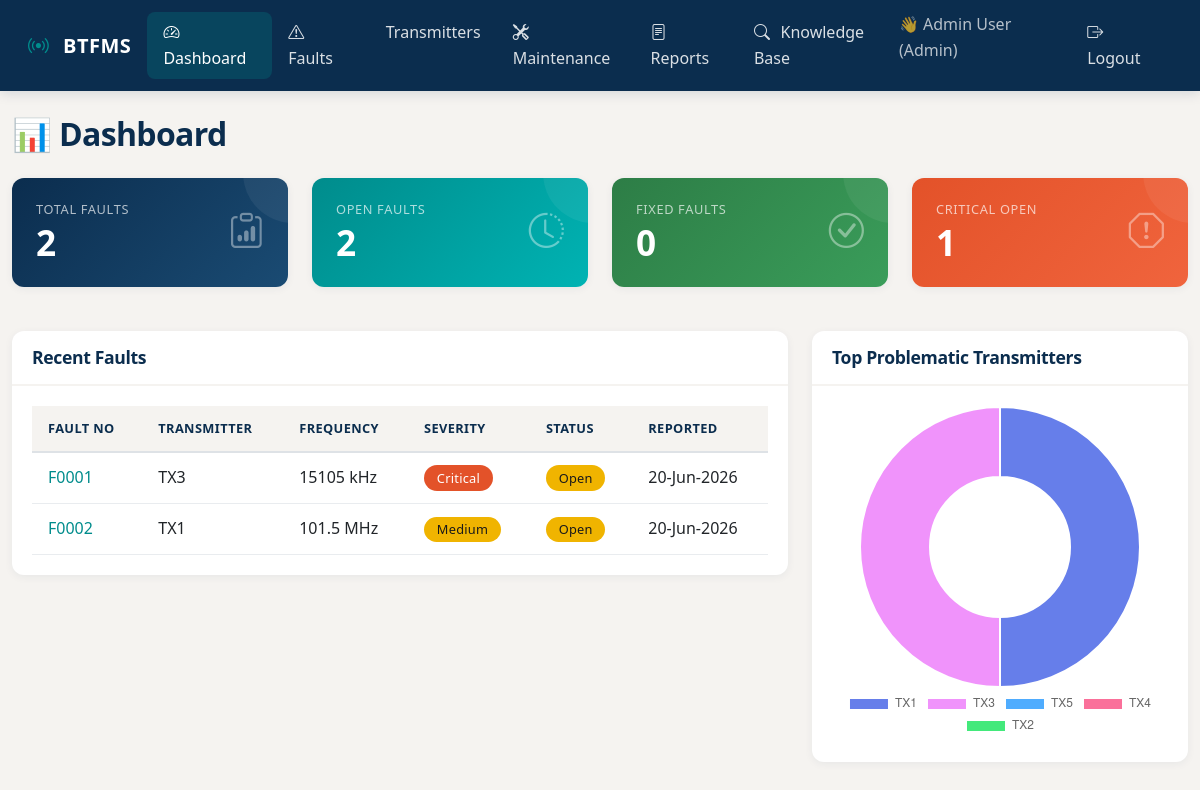
/dashboard.php (signed in), run on the app's committed database.
### tables this page shows
CREATE TABLE faults (
    id INT AUTO_INCREMENT PRIMARY KEY,
    fault_no VARCHAR(20) UNIQUE NOT NULL,
    transmitter_id INT,
    program_name VARCHAR(100),
    frequency VARCHAR(50),
    fault_description TEXT NOT NULL,
    severity ENUM('Low','Medium','Critical') DEFAULT 'Medium',
    reported_by INT,
    date_reported DATETIME DEFAULT CURRENT_TIMESTAMP,
    status ENUM('Open','In Progress','Fixed','Closed') DEFAULT 'Open',
    FOREIGN KEY (transmitter_id) REFERENCES transmitters(id) ON DELETE SET NULL,
    FOREIGN KEY (reported_by) REFERENCES users(id) ON DELETE SET NULL
);

CREATE TABLE transmitters (
    id INT AUTO_INCREMENT PRIMARY KEY,
    transmitter_name VARCHAR(50) NOT NULL,
    frequency VARCHAR(50),
    location VARCHAR(100),
    manufacturer VARCHAR(100),
    power_rating VARCHAR(50),
    status ENUM('Operational','Maintenance','Offline','Faulty') DEFAULT 'Operational',
    created_at TIMESTAMP DEFAULT CURRENT_TIMESTAMP
);

### dashboard.php (the view, shortened to what this page needs)
<?php
require_once 'config/db.php';
$stats = [];
$stmt = $pdo->query("SELECT COUNT(*) as count FROM faults");
$stats['total_faults'] = $stmt->fetch()['count'];
$stmt = $pdo->query("SELECT COUNT(*) as count FROM faults WHERE status IN ('Open', 'In Progress')");
$stats['open_faults'] = $stmt->fetch()['count'];
$stmt = $pdo->query("SELECT COUNT(*) as count FROM faults WHERE status = 'Fixed'");
$stats['fixed_faults'] = $stmt->fetch()['count'];
$stmt = $pdo->query("SELECT COUNT(*) as count FROM faults WHERE severity = 'Critical' AND status IN ('Open', 'In Progress')");
$stats['critical_faults'] = $stmt->fetch()['count'];
$stmt = $pdo->query("
    SELECT t.transmitter_name, COUNT(f.id) as count
    FROM transmitters t
    LEFT JOIN faults f ON t.id = f.transmitter_id
    GROUP BY t.id
    ORDER BY count DESC
    LIMIT 5
");
$transmitter_faults = $stmt->fetchAll();
$stmt = $pdo->query("
    SELECT f.*, t.transmitter_name, u.fullname as reported_by_name
    FROM faults f
    LEFT JOIN transmitters t ON f.transmitter_id = t.id
    LEFT JOIN users u ON f.reported_by = u.id
    ORDER BY f.date_reported DESC
    LIMIT 10
");
$recent_faults = $stmt->fetchAll();
?>
<!DOCTYPE html>
<html lang="en">
<head>
    <link href="https://cdn.jsdelivr.net/npm/bootstrap@5.3.0/dist/css/bootstrap.min.css" rel="stylesheet">
    <link rel="stylesheet" href="https://cdn.jsdelivr.net/npm/bootstrap-icons@1.10.0/font/bootstrap-icons.css">
    <link rel="stylesheet" href="assets/css/twr-theme.css">
</head>
<body>
    <nav class="navbar navbar-expand-lg navbar-dark bg-dark">
        <div class="container-fluid">
            <a class="navbar-brand" href="dashboard.php">
                <i class="bi bi-broadcast"></i> BTFMS
            </a>
            <div class="collapse navbar-collapse" id="navbarNav">
                <ul class="navbar-nav me-auto">
                    <li class="nav-item"><a class="nav-link active" href="dashboard.php"><i class="bi bi-speedometer2"></i> Dashboard</a></li>
                    <li class="nav-item"><a class="nav-link" href="faults/list.php"><i class="bi bi-exclamation-triangle"></i> Faults</a></li>
                    <li class="nav-item"><a class="nav-link" href="transmitters/list.php"><i class="bi bi-radio"></i> Transmitters</a></li>
                    <li class="nav-item"><a class="nav-link" href="maintenance/list.php"><i class="bi bi-tools"></i> Maintenance</a></li>
                    <li class="nav-item"><a class="nav-link" href="reports/index.php"><i class="bi bi-file-text"></i> Reports</a></li>
                    <li class="nav-item"><a class="nav-link" href="knowledge_base/search.php"><i class="bi bi-search"></i> Knowledge Base</a></li>
                </ul>
                <ul class="navbar-nav">
                    <li class="nav-item"><span class="navbar-text me-3">👋 <?= $_SESSION['fullname'] ?> (<?= $_SESSION['role'] ?>)</span></li>
                    <li class="nav-item"><a class="nav-link" href="logout.php"><i class="bi bi-box-arrow-right"></i> Logout</a></li>
                </ul>
            </div>
        </div>
    </nav>
    <div class="container-fluid mt-4">
        <h2>📊 Dashboard</h2>
        <div class="row mt-4">
            <div class="col-md-3">
                <div class="stat-card stat-total">
                    <div class="d-flex justify-content-between">
                        <div>
                            <h6>Total Faults</h6>
                            <h3><?= $stats['total_faults'] ?></h3>
                        </div>
                        <i class="bi bi-clipboard-data"></i>
                    </div>
                </div>
            </div>
            <div class="col-md-3">
                <div class="stat-card stat-open">
                    <div class="d-flex justify-content-between">
                        <div>
                            <h6>Open Faults</h6>
                            <h3><?= $stats['open_faults'] ?></h3>
                        </div>
                        <i class="bi bi-clock-history"></i>
                    </div>
                </div>
            </div>
            <div class="col-md-3">
                <div class="stat-card stat-fixed">
                    <div class="d-flex justify-content-between">
                        <div>
                            <h6>Fixed Faults</h6>
                            <h3><?= $stats['fixed_faults'] ?></h3>
                        </div>
                        <i class="bi bi-check-circle"></i>
                    </div>
                </div>
            </div>
            <div class="col-md-3">
                <div class="stat-card stat-critical">
                    <div class="d-flex justify-content-between">
                        <div>
                            <h6>Critical Open</h6>
                            <h3><?= $stats['critical_faults'] ?></h3>
                        </div>
                        <i class="bi bi-exclamation-octagon"></i>
                    </div>
                </div>
            </div>
        </div>
        <div class="row mt-4">
            <div class="col-md-8">
                <div class="card">
                    <div class="card-header">
                        <h5>Recent Faults</h5>
                    </div>
                    <div class="card-body">
                        <div class="table-responsive">
                            <table class="table table-hover">
                                <thead>
                                    <tr>
                                        <th>Fault No</th>
                                        <th>Transmitter</th>
                                        <th>Frequency</th>
                                        <th>Severity</th>
                                        <th>Status</th>
                                        <th>Reported</th>
                                    </tr>
                                </thead>
                                <tbody>
                                    <?php foreach ($recent_faults as $fault): ?>
                                        <tr>
                                            <td><a href="faults/details.php?id=<?= $fault['id'] ?>"><?= $fault['fault_no'] ?></a></td>
                                            <td><?= $fault['transmitter_name'] ?? 'N/A' ?></td>
                                            <td><?= $fault['frequency'] ?></td>
                                            <td>
                                                <span class="badge bg-<?= $fault['severity'] == 'Critical' ? 'danger' : ($fault['severity'] == 'Medium' ? 'warning' : 'info') ?>">
                                                    <?= $fault['severity'] ?>
                                                </span>
                                            </td>
                                            <td>
                                                <span class="badge bg-<?= $fault['status'] == 'Open' ? 'warning' : ($fault['status'] == 'In Progress' ? 'info' : 'success') ?>">
                                                    <?= $fault['status'] ?>
                                                </span>
                                            </td>
                                            <td><?= date('d-M-Y', strtotime($fault['date_reported'])) ?></td>
                                        </tr>
                                    <?php endforeach; ?>
                                </tbody>
                            </table>
                        </div>
                    </div>
                </div>
            </div>
            <div class="col-md-4">
                <div class="card">
                    <div class="card-header">
                        <h5>Top Problematic Transmitters</h5>
                    </div>
                    <div class="card-body">
                        <canvas id="transmitterChart"></canvas>
                    </div>
                </div>
            </div>
        </div>
    </div>
    <script>
        // Transmitter fault chart
        const ctx = document.getElementById('transmitterChart').getContext('2d');
        const labels = <?= json_encode(array_column($transmitter_faults, 'transmitter_name')) ?>;
        const data = <?= json_encode(array_column($transmitter_faults, 'count')) ?>;
        new Chart(ctx, {
            type: 'doughnut',
            data: {
                labels: labels,
                datasets: [{
                    data: data,
                    backgroundColor: ['#667eea', '#f093fb', '#4facfe', '#fa709a', '#43e97b']
                }]
            },
            options: {
                responsive: true,
                plugins: {
                    legend: {
                        position: 'bottom'
                    }
                }
            }
        });
    </script>
</body>
</html>

### data on the page
faults: transmitter "1", fault_no "F0002", transmitter.transmitter_name "TX1", frequency "101.5 MHz", severity "Medium", status "Open", date_reported "20-Jun-2026"
faults: fault_no "F0001", transmitter.transmitter_name "TX3", frequency "15105 kHz", severity "Critical", status "Open", date_reported "20-Jun-2026"

### other printed values
$_SESSION['fullname'] "Admin User"
$_SESSION['role'] "Admin"
$stats['total_faults'] "2"
$stats['open_faults'] "2"
$stats['fixed_faults'] "0"
chart data {{ json_encode(array_column($transmitter_faults, 'count')) }} [1,1,0,0,0]
